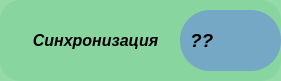
     <widget class="QFrame" name="frame_3">
      <property name="geometry">
       <rect>
        <x>340</x>
        <y>10</y>
        <width>281</width>
        <height>81</height>
       </rect>
      </property>
      <property name="styleSheet">
       <string notr="true">background-color: rgba(135, 212, 157,220); border-radius: 20</string>
      </property>
      <property name="frameShape">
       <enum>QFrame::StyledPanel</enum>
      </property>
      <property name="frameShadow">
       <enum>QFrame::Raised</enum>
      </property>
      <widget class="QLabel" name="label_39">
       <property name="geometry">
        <rect>
         <x>10</x>
         <y>10</y>
         <width>171</width>
         <height>61</height>
        </rect>
       </property>
       <property name="font">
        <font>
         <family>Arial</family>
         <pointsize>12</pointsize>
         <weight>75</weight>
         <italic>true</italic>
         <bold>true</bold>
        </font>
       </property>
       <property name="styleSheet">
        <string notr="true">background-color: rgba(135, 212, 157,0); border-radius: 20</string>
       </property>
       <property name="text">
        <string>Синхронизация</string>
       </property>
       <property name="alignment">
        <set>Qt::AlignCenter</set>
       </property>
      </widget>
      <widget class="QFrame" name="frame_17">
       <property name="geometry">
        <rect>
         <x>180</x>
         <y>10</y>
         <width>101</width>
         <height>61</height>
        </rect>
       </property>
       <property name="styleSheet">
        <string notr="true"> border-radius: 30;
background-color: rgba(83, 100, 255,100);
</string>
       </property>
       <property name="frameShape">
        <enum>QFrame::StyledPanel</enum>
       </property>
       <property name="frameShadow">
        <enum>QFrame::Raised</enum>
       </property>
       <widget class="QLabel" name="label_37">
        <property name="geometry">
         <rect>
          <x>10</x>
          <y>20</y>
          <width>121</width>
          <height>21</height>
         </rect>
        </property>
        <property name="font">
         <font>
          <family>Arial</family>
          <pointsize>14</pointsize>
          <weight>75</weight>
          <italic>true</italic>
          <bold>true</bold>
         </font>
        </property>
        <property name="styleSheet">
         <string notr="true">background-color: rgba(135, 212, 157,0)</string>
        </property>
        <property name="text">
         <string>??</string>
        </property>
       </widget>
      </widget>
     </widget>
